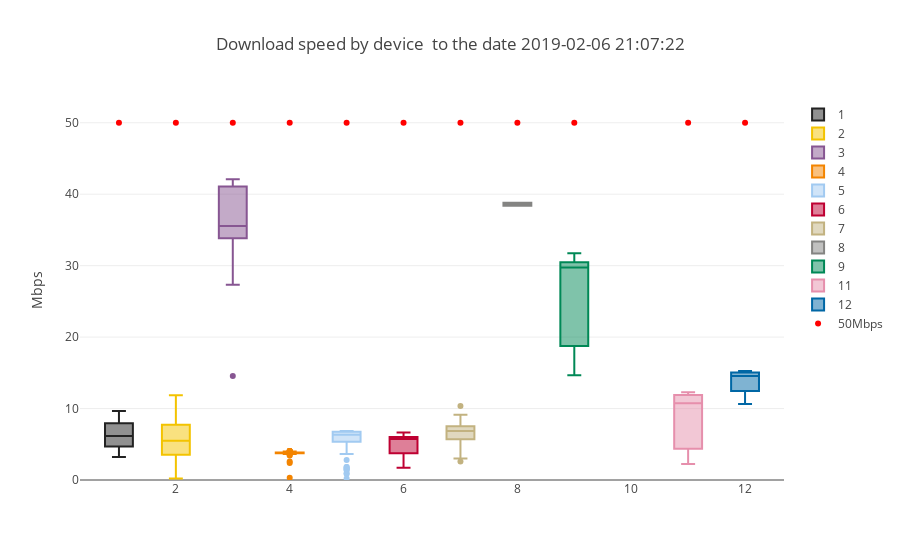

The notebook cell saved with this chart:
### Code cell
simple_boxplot(dataframe=download_df,plot_value='DOWNLOAD',sort_value='SK_PI',
               title="Download speed by device "+ title_tail,
               ytitle="Mbps", downloadline=True)
